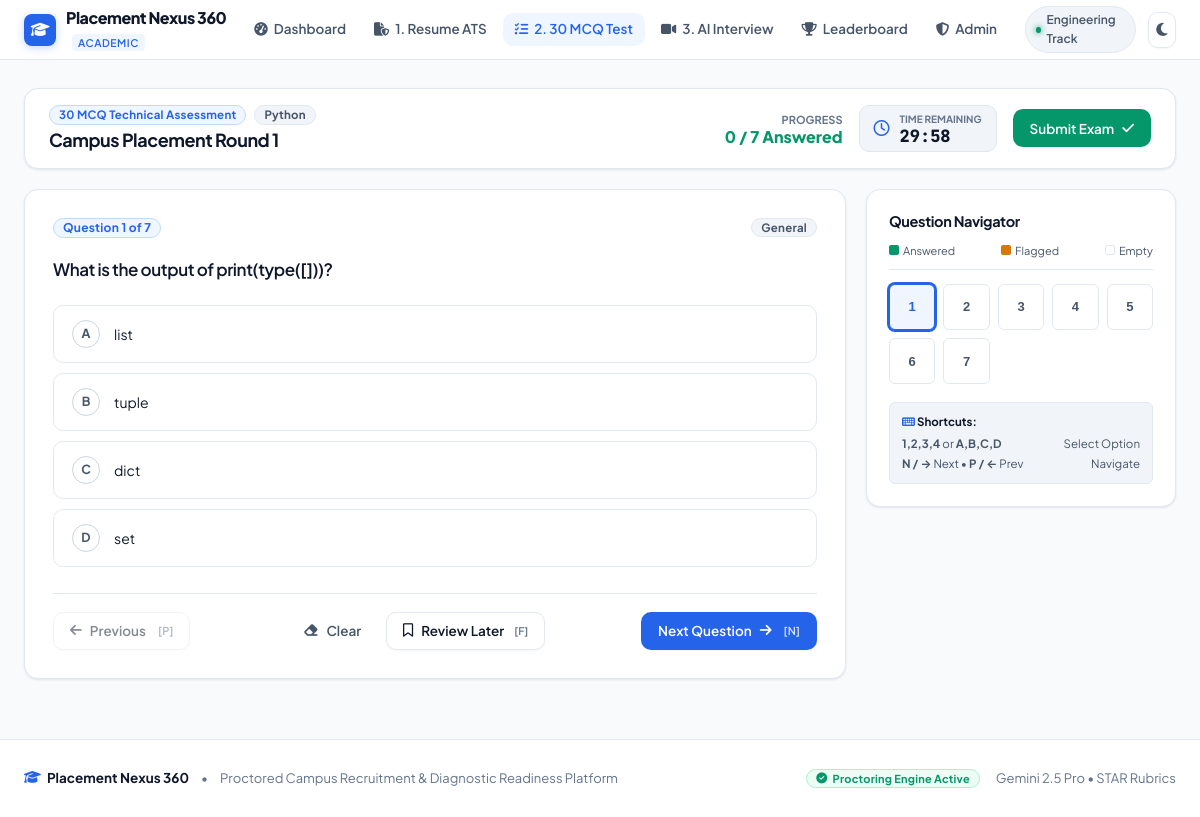
The page /take-test/48/ (signed in) on the database its author committed.
### Placement/models.py (models this page shows, shortened)
class StudentProfile(models.Model):
    user = models.OneToOneField(User, on_delete=models.CASCADE, related_name='profile')
    phone = models.CharField(max_length=20, blank=True, default='')
    technology = models.CharField(max_length=150, blank=True, default='Full Stack Development')
    target_role = models.CharField(max_length=150, blank=True, default='Software Development Engineer')
    image = models.ImageField(upload_to="students/", null=True, blank=True)

class MockTest(models.Model):
    student = models.ForeignKey(User, on_delete=models.CASCADE, related_name='mock_tests')
    technology = models.CharField(max_length=200)
    started_at = models.DateTimeField(default=timezone.now)
    total_questions = models.IntegerField(default=30)
    correct_count = models.IntegerField(default=0)
    total_score = models.FloatField(default=0)
    passed = models.BooleanField(default=False)
    completed = models.BooleanField(default=False)
    cheating_count = models.IntegerField(default=0)
    blocked = models.BooleanField(default=False)

class Question(models.Model):
    test = models.ForeignKey(MockTest, on_delete=models.CASCADE, related_name='questions')
    question_text = models.TextField()
    question_type = models.CharField(max_length=20, default='mcq')
    topic = models.CharField(max_length=100, default='General')
    option1 = models.CharField(max_length=500, blank=True, null=True)
    option2 = models.CharField(max_length=500, blank=True, null=True)
    option3 = models.CharField(max_length=500, blank=True, null=True)
    option4 = models.CharField(max_length=500, blank=True, null=True)
    correct_answer = models.TextField(blank=True, null=True)
    explanation = models.TextField(blank=True, null=True)

### Placement/views.py (the view)
# urls.py: path('take-test/<int:test_id>/', views.take_test, name='take_test'),
@login_required
def take_test(request, test_id):
    test = get_object_or_404(MockTest, id=test_id, student=request.user)
    if test.completed:
        return redirect("test_result", test_id=test.id)
    if test.blocked:
        return render(request, "blocked.html", {
            "reason": "Test blocked due to excessive proctoring violations or tab switching."
        })
    questions = test.questions.all().order_by("id")
    return render(request, "test_page.html", {
        "test": test,
        "questions": questions,
        "total_count": questions.count(),
    })

### Placement/templates/test_page.html (shortened to what this page needs)
{% extends 'base.html' %}
{% load static %}
{% block content %}
<form method="POST" action="{% url 'submit_test' test.id %}" id="examForm">
    <div class="card" style="margin-bottom: 20px;">
        <div class="card-body" style="padding: 16px 24px; display: flex; justify-content: space-between; align-items: center; flex-wrap: wrap; gap: 14px;">
            <div>
                <div style="display: flex; gap: 8px; align-items: center; margin-bottom: 4px;">
                    <span class="badge badge-blue">30 MCQ Technical Assessment</span>
                    <span class="badge badge-slate">{{ test.technology }}</span>
                </div>
                <h2 style="font-size: 18px; color: var(--text-primary); margin: 0;">Campus Placement Round 1</h2>
            </div>
            <div style="display: flex; align-items: center; gap: 16px; flex-wrap: wrap;">
                <div style="text-align: right;">
                    <div style="font-size: 11px; color: var(--text-muted); text-transform: uppercase; font-weight: 700;">Progress</div>
                    <div style="font-size: 16px; font-weight: 800; color: var(--accent-success); line-height: 1.1;">
                        <span id="answeredCount">0</span> / {{ total_count }} Answered
                    </div>
                </div>
                <div style="background: var(--bg-surface-elevated); border: 1px solid var(--border); border-radius: var(--radius-md); padding: 6px 14px; display: flex; align-items: center; gap: 10px;">
                    <i class="fa-regular fa-clock text-accent" style="font-size: 16px;"></i>
                    <div>
                        <div style="font-size: 10px; color: var(--text-muted); text-transform: uppercase; font-weight: 700;">Time Remaining</div>
                        <div id="countdownTimer" style="font-size: 17px; font-weight: 800; font-family: 'JetBrains Mono', monospace; color: var(--text-primary); line-height: 1;">30:00</div>
                    </div>
                </div>
                <button type="button" onclick="openSubmitModal()" class="btn btn-success">
                    Submit Exam <i class="fa-solid fa-check"></i>
                </button>
            </div>
        </div>
    </div>
    <div style="display: grid; grid-template-columns: 1fr 310px; gap: 20px; align-items: start;">
        <div class="card">
            <div class="card-body" style="padding: 28px;">
                {% for q in questions %}
                    <div class="question-container" id="q_pane_{{ forloop.counter }}" style="display: {% if forloop.first %}block{% else %}none{% endif %};">
                        <div style="display: flex; justify-content: space-between; align-items: center; margin-bottom: 18px;">
                            <span class="badge badge-blue" style="font-size: 12px;">
                                Question {{ forloop.counter }} of {{ total_count }}
                            </span>
                            <span class="badge badge-slate">{{ q.topic }}</span>
                        </div>
                        <h3 style="font-size: 17px; font-weight: 600; line-height: 1.6; color: var(--text-primary); margin-bottom: 22px; white-space: pre-wrap;">{{ q.question_text }}</h3>
                        <div class="options-group">
                            {% if q.option1 %}
                            <label class="option-row" onclick="selectOption({{ forloop.counter }}, '{{ q.option1|escapejs }}', this)">
                                <div class="option-circle">A</div>
                                <div class="option-text">{{ q.option1 }}</div>
                            </label>
                            {% endif %}
                            {% if q.option2 %}
                            <label class="option-row" onclick="selectOption({{ forloop.counter }}, '{{ q.option2|escapejs }}', this)">
                                <div class="option-circle">B</div>
                                <div class="option-text">{{ q.option2 }}</div>
                            </label>
                            {% endif %}
                            {% if q.option3 %}
                            <label class="option-row" onclick="selectOption({{ forloop.counter }}, '{{ q.option3|escapejs }}', this)">
                                <div class="option-circle">C</div>
                                <div class="option-text">{{ q.option3 }}</div>
                            </label>
                            {% endif %}
                            {% if q.option4 %}
                            <label class="option-row" onclick="selectOption({{ forloop.counter }}, '{{ q.option4|escapejs }}', this)">
                                <div class="option-circle">D</div>
                                <div class="option-text">{{ q.option4 }}</div>
                            </label>
                            {% endif %}
                        </div>
                        <div style="display: flex; justify-content: space-between; align-items: center; margin-top: 26px; padding-top: 18px; border-top: 1px solid var(--border); flex-wrap: wrap; gap: 10px;">
                            <button type="button" class="btn btn-secondary" onclick="prevQuestion()" {% if forloop.first %}disabled style="opacity: 0.5;"{% endif %}>
                                <i class="fa-solid fa-arrow-left"></i> Previous <span style="font-size: 11px; color: var(--text-muted); margin-left: 4px;">[P]</span>
                            </button>
                            <div style="display: flex; gap: 8px;">
                                <button type="button" class="btn btn-ghost" onclick="clearCurrentSelection({{ forloop.counter }}, {{ q.id }})">
                                    <i class="fa-solid fa-eraser"></i> Clear
                                </button>
                                <button type="button" class="btn btn-secondary" onclick="toggleReview({{ forloop.counter }})" style="color: var(--accent-warning);">
                                    <i class="fa-regular fa-bookmark"></i> Review Later <span style="font-size: 10.5px; color: var(--text-muted); margin-left: 2px;">[F]</span>
                                </button>
                            </div>
                            {% if forloop.last %}
                            <button type="button" class="btn btn-success" onclick="openSubmitModal()">
                                Review & Submit <i class="fa-solid fa-check"></i>
                            </button>
                            {% else %}
                            <button type="button" class="btn btn-primary" onclick="nextQuestion()">
                                Next Question <i class="fa-solid fa-arrow-right"></i> <span style="font-size: 11px; opacity: 0.8; margin-left: 4px;">[N]</span>
                            </button>
                            {% endif %}
                        </div>
                    </div>
                {% endfor %}
            </div>
        </div>
        <div class="card" style="position: sticky; top: 80px;">
            <div class="card-body" style="padding: 22px;">
                <div style="display: flex; justify-content: space-between; align-items: center; margin-bottom: 12px;">
                    <h4 style="font-size: 14.5px; color: var(--text-primary); margin: 0; font-weight: 700;">Question Navigator</h4>
                </div>
                <div style="display: flex; justify-content: space-between; font-size: 11px; color: var(--text-secondary); margin-bottom: 14px; padding-bottom: 10px; border-bottom: 1px solid var(--border);">
                    <span style="display: flex; align-items: center; gap: 4px;">
                        <span style="width: 10px; height: 10px; border-radius: 2px; background: var(--accent-success);"></span> Answered
                    </span>
                    <span style="display: flex; align-items: center; gap: 4px;">
                        <span style="width: 10px; height: 10px; border-radius: 2px; background: var(--accent-warning);"></span> Flagged
                    </span>
                    <span style="display: flex; align-items: center; gap: 4px;">
                        <span style="width: 10px; height: 10px; border-radius: 2px; background: var(--bg-surface); border: 1px solid var(--border);"></span> Empty
                    </span>
                </div>
                <div style="display: grid; grid-template-columns: repeat(5, 1fr); gap: 8px; margin-bottom: 18px;">
                    {% for q in questions %}
                        <button type="button" class="palette-btn {% if forloop.first %}active{% endif %}" id="palette_{{ forloop.counter }}" onclick="jumpToQuestion({{ forloop.counter }})">
                            {{ forloop.counter }}
                        </button>
                    {% endfor %}
                </div>
                <div style="background: var(--bg-surface-elevated); border: 1px solid var(--border); border-radius: var(--radius-sm); padding: 10px 12px; font-size: 11.5px; color: var(--text-secondary);">
                    <div style="font-weight: 700; color: var(--text-primary); margin-bottom: 4px;"><i class="fa-solid fa-keyboard me-1 text-accent"></i> Shortcuts:</div>
                    <div style="display: flex; justify-content: space-between;">
                        <span><strong>1,2,3,4</strong> or <strong>A,B,C,D</strong></span>
                        <span>Select Option</span>
                    </div>
                    <div style="display: flex; justify-content: space-between; margin-top: 2px;">
                        <span><strong>N / &rarr;</strong> Next &bull; <strong>P / &larr;</strong> Prev</span>
                        <span>Navigate</span>
                    </div>
                </div>
            </div>
        </div>
    </div>
</form>
{% endblock %}

### Placement/templates/base.html (shortened to what this page needs)
{% load static %}
<!DOCTYPE html>
<html lang="en">
<head>
    <link rel="stylesheet" href="https://cdnjs.cloudflare.com/ajax/libs/font-awesome/6.5.1/css/all.min.css">
    <link rel="stylesheet" href="{% static 'css/global.css' %}">
</head>
<body>
    <header class="nexus-navbar">
        <div class="nexus-navbar-inner">
            <a href="{% url 'dashboard' %}" class="nexus-brand" aria-label="Placement Nexus 360 Dashboard">
                <div class="nexus-brand-icon">
                    <i class="fa-solid fa-graduation-cap"></i>
                </div>
                <div>
                    <span class="nexus-brand-text">Placement Nexus 360</span>
                    <span class="nexus-brand-badge">ACADEMIC</span>
                </div>
            </a>
            <nav class="nexus-nav" aria-label="Primary Navigation">
                <a href="{% url 'dashboard' %}" class="nexus-nav-link {% if request.resolver_match.url_name in 'dashboard,home' %}active{% endif %}">
                    <i class="fa-solid fa-gauge-high"></i> Dashboard
                </a>
                <a href="{% url 'dashboard' %}#resume-section" class="nexus-nav-link {% if request.resolver_match.url_name == 'resume_result' %}active{% endif %}">
                    <i class="fa-solid fa-file-shield"></i> 1. Resume ATS
                </a>
                <a href="{% url 'select_tech' %}" class="nexus-nav-link {% if request.resolver_match.url_name in 'select_tech,take_test,test_result' %}active{% endif %}">
                    <i class="fa-solid fa-list-check"></i> 2. 30 MCQ Test
                </a>
                <a href="{% url 'ai_interview' %}" class="nexus-nav-link {% if request.resolver_match.url_name in 'ai_interview,live_interview,interview_result,interview_discarded' %}active{% endif %}">
                    <i class="fa-solid fa-video"></i> 3. AI Interview
                </a>
                <a href="{% url 'leaderboard' %}" class="nexus-nav-link {% if request.resolver_match.url_name == 'leaderboard' %}active{% endif %}">
                    <i class="fa-solid fa-trophy"></i> Leaderboard
                </a>
                {% if user.is_staff or user.is_superuser %}
                <a href="{% url 'admin_home' %}" class="nexus-nav-link {% if request.resolver_match.url_name in 'admin_home,add_job' %}active{% endif %}">
                    <i class="fa-solid fa-shield-halved"></i> Admin
                </a>
                {% endif %}
            </nav>
            <div class="nexus-navbar-actions">
                <span class="user-status-chip" title="Target Evaluation Track">
                    <span class="user-status-dot"></span>
                    <span>{{ user.profile.technology|default:"Engineering Track" }}</span>
                </span>
                <button type="button" id="themeToggleBtn" class="theme-toggle-btn" aria-label="Switch between light and dark theme" title="Toggle Light / Dark mode">
                    <i class="fa-solid fa-moon" id="themeToggleIcon"></i>
                </button>
            </div>
        </div>
    </header>
    <main class="app-container">
        {% block content %}{% endblock %}
    </main>
    <footer class="nexus-footer">
        <div class="nexus-footer-inner">
            <div style="display: flex; align-items: center; gap: 12px;">
                <div style="font-weight: 700; color: var(--text-primary); font-size: 13.5px; display: flex; align-items: center; gap: 6px;">
                    <i class="fa-solid fa-graduation-cap" style="color: var(--accent-primary);"></i> Placement Nexus 360
                </div>
                <span>&bull;</span>
                <span>Proctored Campus Recruitment & Diagnostic Readiness Platform</span>
            </div>
            <div style="display: flex; align-items: center; gap: 16px;">
                <span class="badge badge-emerald" style="font-size: 11px;">
                    <i class="fa-solid fa-circle-check"></i> Proctoring Engine Active
                </span>
                <span>Gemini 2.5 Pro &bull; STAR Rubrics</span>
            </div>
        </div>
    </footer>
</body>
</html>

### rows shown on the page
MockTest: technology "Python"
Question: total_count "7", topic "General", question_text "What is the output of print(type([]))?", option1 "list", option2 "tuple", option3 "dict", option4 "set"

### other values the page prints
{{ user.profile.technology|default:"Engineering Track" }} "Engineering Track"
{{ total_count }} "7"
